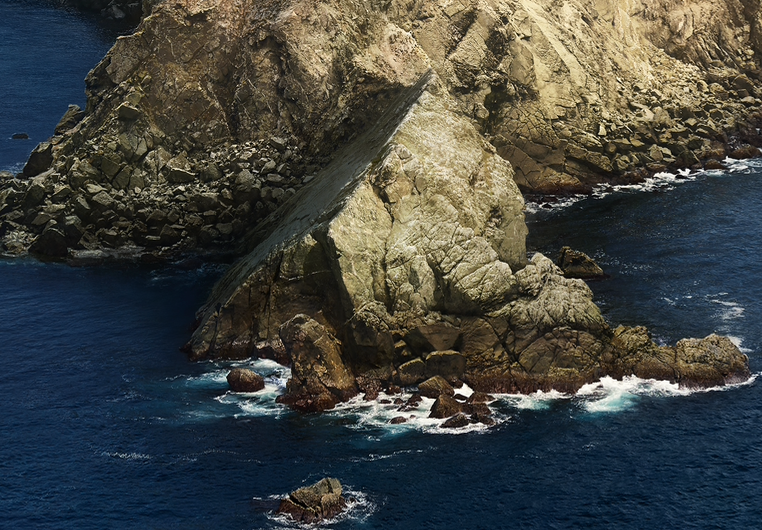
#> input picture sea.png, 762 x 530 px, given in place of the camera
$ python cvcam.py
#> lines starting #> are read from the running program, lines starting #| are printed output that depends on the picture; after the words box and inside, x2 and y2 are one past the last pixel; in counts of white or black regions, pixels touching at a corner belong together
#!/usr/bin/env python3

'''
カメラなどの動画キャプチャデバイスから画像を取り込み，
リアルタイムで画像処理をするサンプル

「Pythonでカメラを制御する【研究用】- Qiita」
https://qiita.com/opto-line/items/7ade854c26a50a485159

を元にコード追加
'''

import time
import argparse
import sys

import numpy as np
import cv2

DEFAULT_CAPTURE_DEVICE = 0
DEFAULT_KERNEL_SIZE = 10


def check_cameras():
    ''' 接続されたカメラのチェック

    OpenCV はカメラデバイスを番号で指定するが，
    何番が接続されているのかを調べる関数が用意されていない．
    0番から9番まで順に cv2.read() で確かめている

    Return Value
    ------------
    available_cameras: list
        使用可能なカメラ番号のリスト
    '''
    available_cameras = []

    for cnum in range(0, 10):
        print(f"Check camera {cnum} -----")
        cap = cv2.VideoCapture(cnum)
        ret, frame = cap.read()
        if ret is True:
            print("OK")
            available_cameras.append(cnum)
            frame_height = cap.get(cv2.CAP_PROP_FRAME_HEIGHT)
            frame_width = cap.get(cv2.CAP_PROP_FRAME_WIDTH)
            frame_fps = cap.get(cv2.CAP_PROP_FPS)
            print(f"frame size: {frame_width} x {frame_height}")
            print(f"frame per second: {frame_fps}")

        else:
            print("Nop")
    return available_cameras


def capture_display_cv(args):
    '''カメラ画像をキャプチャして画像処理し，画面に表示

    Parameters
    ----------
    camera_num : int
        カメラの番号
    '''
    font = cv2.FONT_HERSHEY_SIMPLEX  # 情報表示用のフォント
    capture = cv2.VideoCapture(args.capture_device)  # キャプチャデバイスの指定

    # デバイスのフレームサイズを取得
    # その他 cv2.CAP_PROP_FPS など多数のpropertyがある．
    # OpenCVのマニュアル参照
    cap_width = int(capture.get(cv2.CAP_PROP_FRAME_WIDTH))
    cap_height = int(capture.get(cv2.CAP_PROP_FRAME_HEIGHT))
    cap_fps = int(capture.get(cv2.CAP_PROP_FPS))
    image_size = (int(cap_width * args.resize_factor),
                  int(cap_height * args.resize_factor))
    print(f"frame width:{cap_width} height:{cap_height} fps:{cap_fps}")
    tick_pre = time.time()
    while(True):
        # 画像取得
        ret, img = capture.read()
#> img is the input picture: shape (530, 762, 3); mean B, G, R 64.9, 69.3, 66.9

        # resize the window 今は未使用
        img = cv2.resize(img, image_size)

        # 白黒画像の生成
        img_gray = cv2.cvtColor(img, cv2.COLOR_BGR2GRAY)
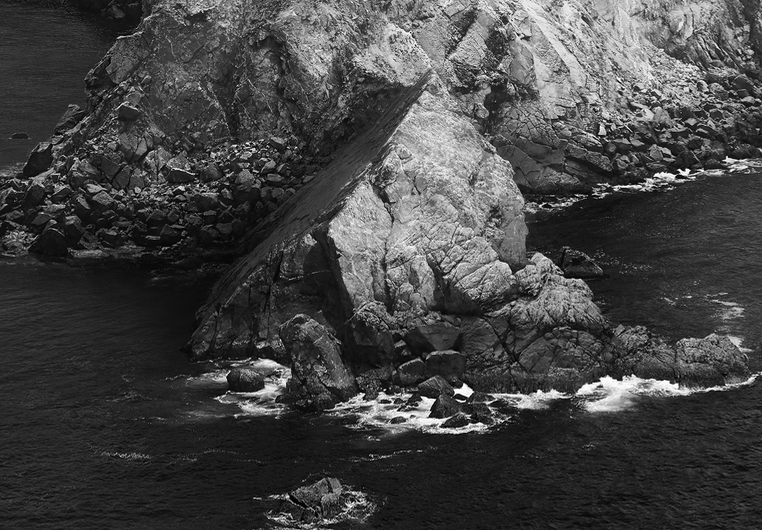
#> img_gray: shape (530, 762); min 0, max 255, mean 68.1
        # ぼかし画像の生成
        img_blur = cv2.blur(img_gray, (args.kernel_size, args.kernel_size))
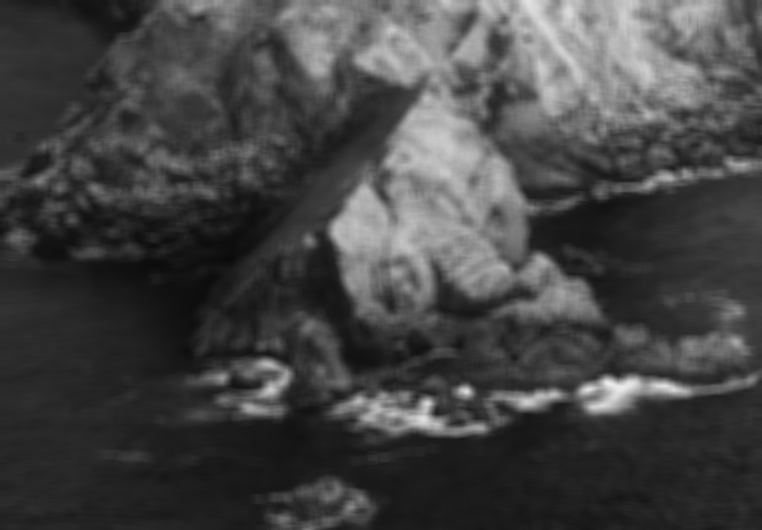
#> img_blur: shape (530, 762); min 9, max 238, mean 68.1

        # 処理する画像の指定
        img_process = img_blur

        # 表示用の画像の指定
        if args.show_gray is True:
            img_draw = img_process
        else:
            img_draw = img

        # print(img_gray.shape)

        # 各x/y 位置毎の最大値
        sum_on_x = np.max(img_process, axis=0)
#> sum_on_x = 762 values, max 238 at index 608, min 76 at index 66, mean 162.8
        sum_on_y = np.max(img_process, axis=1)
#> sum_on_y = 530 values, max 238 at index 383, min 42 at index 466, mean 163.3

        # x/y の最大値の最大値
        max_on_x = np.max(sum_on_x)
#> max_on_x = 238
        max_on_y = np.max(sum_on_y)
#> max_on_y = 238

        # x/y の最大値のインデックス
        # max_x_idx = np.argmax(sum_on_x)
        # max_y_idx = np.argmax(sum_on_y)
        idx_max = img_process.argmax()
#> idx_max = 292454
        max_xy_idx = (idx_max % image_size[0], int(idx_max / image_size[0]))
#> max_xy_idx = (608, 383)

        # グラフ表示用の座標の計算
        pts_sum_x = np.zeros((sum_on_x.shape[0], 2), dtype=int)
        pts_sum_x[:, 0] = np.arange(sum_on_x.shape[0])
        pts_sum_x[:, 1] = sum_on_y.shape[0] - sum_on_x / max_on_x * 100

        pts_sum_y = np.zeros((sum_on_y.shape[0], 2), dtype=int)
        pts_sum_y[:, 0] = sum_on_y / max_on_y * 100
        pts_sum_y[:, 1] = np.arange(sum_on_y.shape[0])

        # cv2.circle(img_draw, (max_x_idx, max_y_idx), 10, (255, 255, 0))
        cv2.circle(img_draw, (max_xy_idx[0], max_xy_idx[1]), 10, (0, 128, 0))
#> img_draw: shape (530, 762, 3); 0.01% of pixels changed, all inside (x1, y1, x2, y2) = (598, 373, 619, 394)
        cv2.polylines(img_draw, [pts_sum_x], False, (255, 0, 0))
        cv2.polylines(img_draw, [pts_sum_y], False, (0, 0, 255))

        # fpsの計算
        tick = time.time()
        if tick == tick_pre:
            fps = 0
        else:
            fps = 1.0 / (tick - tick_pre)
        tick_pre = tick
        info = f"x:{max_xy_idx[0]:4d} y:{max_xy_idx[1]:4d}  {fps:.2f} fps"
#> info = 'x: 608 y: 383  1.62 fps'
        cv2.putText(img_draw, info, (11, 21), font, 0.5, (0, 0, 0))
        cv2.putText(img_draw, info, (10, 20), font, 0.5, (0, 255, 255))
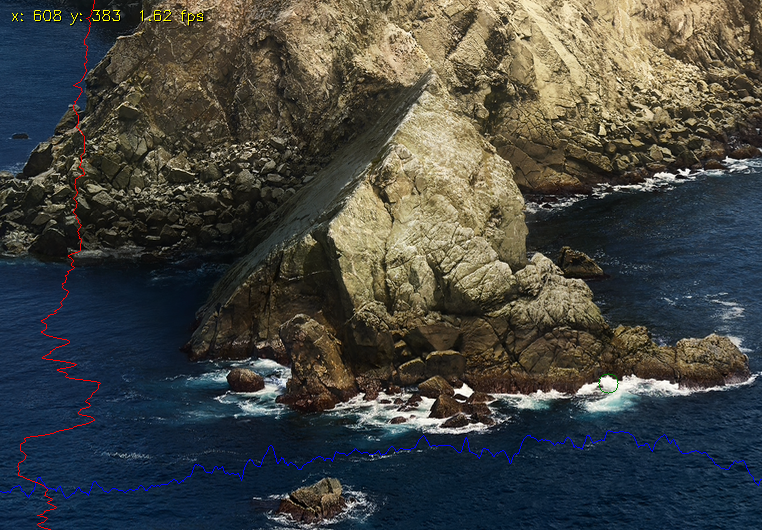
#> img_draw: shape (530, 762, 3); mean B, G, R 65.2, 69.3, 67.4

        cv2.imshow('Image', img_draw)

        # q を押すと終了
        if cv2.waitKey(1) & 0xFF == ord('q'):
#> (key q is pressed here)
            break

    capture.release()
    cv2.destroyAllWindows()


def main(argv):
    '''main'''
    parser = argparse.ArgumentParser()
    parser.add_argument('-s', '--scan',
                        help="Scan capture devices", action="store_true")
    parser.add_argument('-r', '--resize-factor',
                        type=float, default=1.0,
                        help="Resize factor (default: 1)")
    parser.add_argument('-c', '--capture-device',
                        type=int, default=DEFAULT_CAPTURE_DEVICE,
                        help="# of capture device"
                             " (default:{})".format(DEFAULT_CAPTURE_DEVICE))
    parser.add_argument('-k', '--kernel-size',
                        type=int, default=DEFAULT_KERNEL_SIZE,
                        help="blurring kernel size for cv2.blur()"
                             " (default:{})".format(DEFAULT_KERNEL_SIZE))
    parser.add_argument('-g', '--show-gray',
                        help="Show internal gray image", action="store_true")
    parser.add_argument('--dry',
                        help='Dry run', action="store_true")
    args = parser.parse_args(argv)
    if args.scan:
        cams = check_cameras()
        print("Available caputre devices:", cams)
    else:
        print(f"capture device:{args.capture_device}")
        if args.dry is not True:
            capture_display_cv(args)


if __name__ == "__main__":
    print("OpenCV version:", cv2.__version__)
    main(sys.argv[1:])
